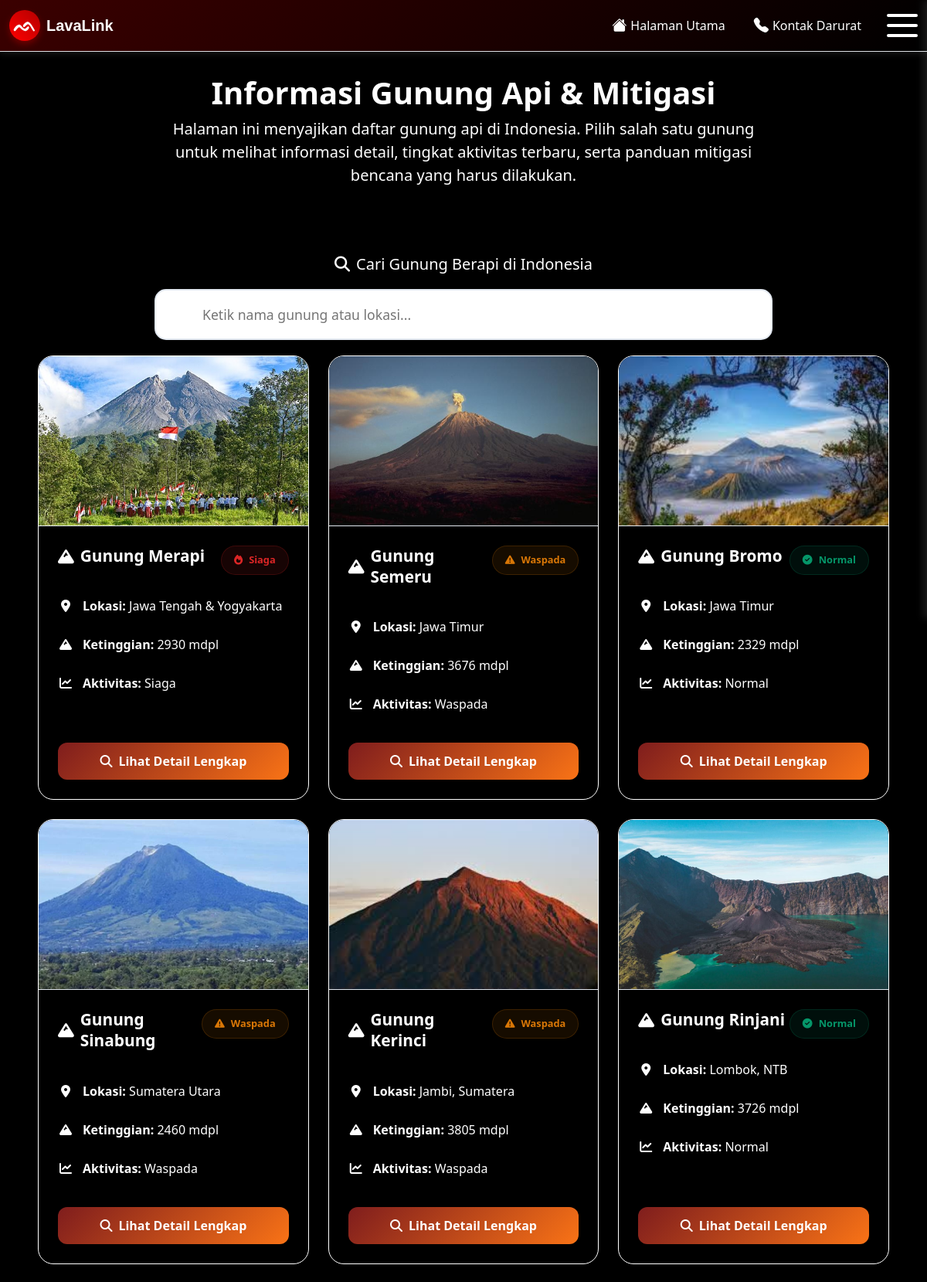
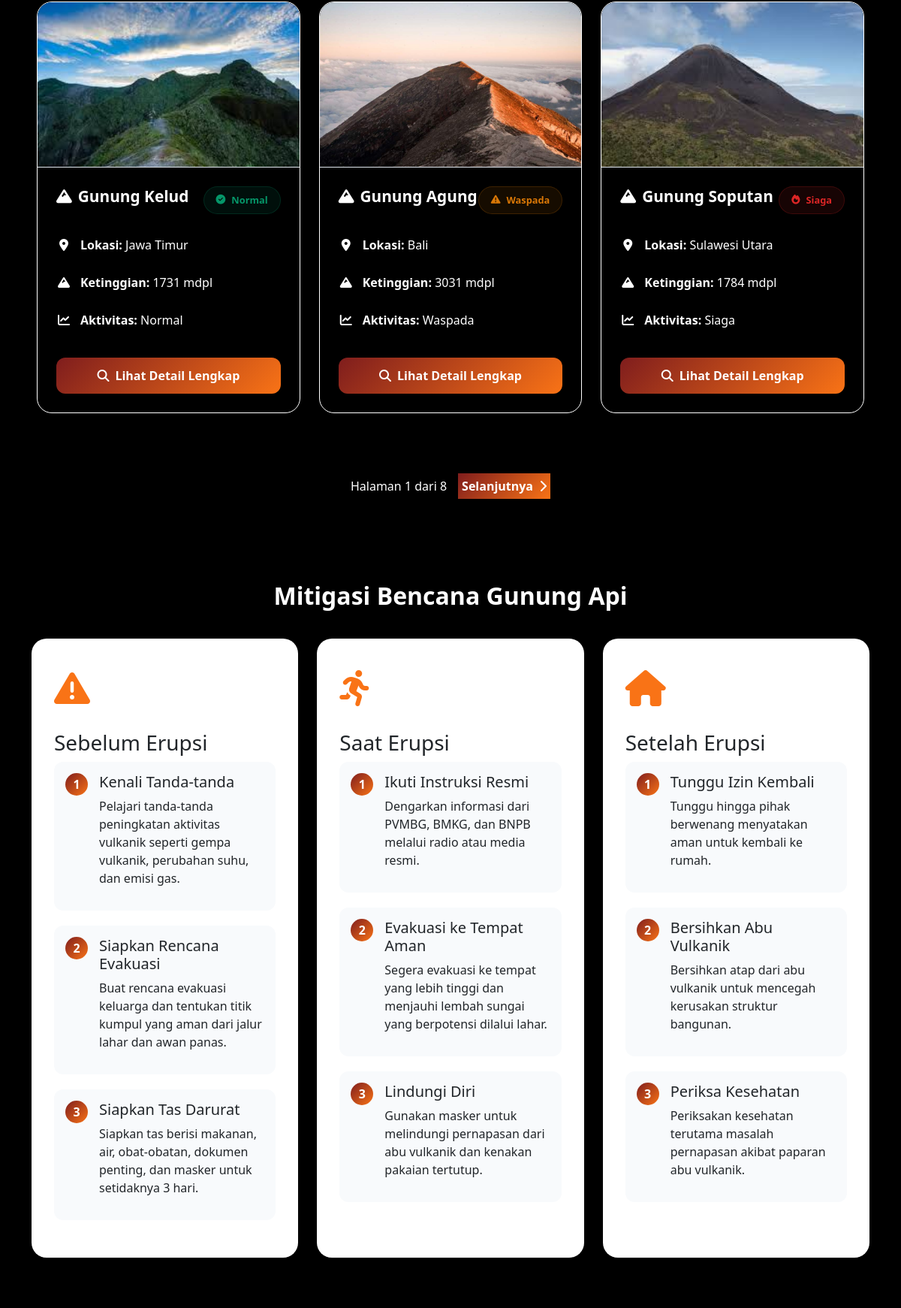
Screenshot of /info_gunung.php (upper part) with the database file from the repository (2 pictures, top to bottom).
### tables this page shows
CREATE TABLE `data_gunung` (
  `id` int(11) NOT NULL,
  `nama_gunung` varchar(100) DEFAULT NULL,
  `lokasi` varchar(100) DEFAULT NULL,
  `lat` decimal(10,6) DEFAULT NULL,
  `lon` decimal(10,6) DEFAULT NULL,
  `ketinggian` int(11) DEFAULT NULL,
  `sejarah` text DEFAULT NULL,
  `geologi` text DEFAULT NULL,
  `status` varchar(20) DEFAULT NULL,
  `rekomendasi` text DEFAULT NULL,
  `jalur_evakuasi` text DEFAULT NULL,
  `zona_merah` text DEFAULT NULL,
  `zona_kuning` text DEFAULT NULL,
  `zona_hijau` text DEFAULT NULL,
  `titik_kumpul` text DEFAULT NULL,
  `gambar` varchar(255) DEFAULT NULL,
  `tipe_gunung` varchar(50) DEFAULT NULL,
  `bentuk_gunung` varchar(50) DEFAULT NULL,
  `letusan_terakhir` varchar(100) DEFAULT NULL,
  `suhu_magma` varchar(100) DEFAULT NULL,
  `tipe_batuan` varchar(100) DEFAULT NULL,
  `mineral_dominan` varchar(100) DEFAULT NULL,
  `created_at` timestamp NOT NULL DEFAULT current_timestamp(),
  `update_at` timestamp NOT NULL DEFAULT current_timestamp() ON UPDATE current_timestamp()
);

### info_gunung.php (the view, shortened to what this page needs)
<?php include 'koneksi.php'; ?>
<!DOCTYPE html>
<html lang="id">
<head>
    <link href="https://cdn.jsdelivr.net/npm/bootstrap@5.3.0/dist/css/bootstrap.min.css" rel="stylesheet">
    <link href="https://cdnjs.cloudflare.com/ajax/libs/font-awesome/6.0.0/css/all.min.css" rel="stylesheet">
    <link rel="stylesheet" href="styles_css/informasi_gunung.css">
</head>
<body style="background-color: black;">
    <header style="z-index: 9999;">
    </header>
    <main class="content-wrapper">
        <section class="header-section text-center p-4 rounded-4 mb-5">
            <h1 class="fw-bold display-6 text-white">Informasi Gunung Api & Mitigasi</h1>
            <p class="lead mx-auto" style="max-width: 800px; color: white">
                Halaman ini menyajikan daftar gunung api di Indonesia. Pilih salah satu gunung untuk melihat informasi detail, tingkat aktivitas terbaru, serta panduan mitigasi bencana yang harus dilakukan.
            </p>
        </section>
        <section>
            <div class="card-fix">
                <div>
                    <h5 class="mb-0 text-white" style="text-align: center;"><i class="fas fa-search me-2 text-white"></i>Cari Gunung Berapi di Indonesia</h5>
                </div>
                <div class="search-input-group" style="padding-top: 20px">
                    <input type="text" id="searchInput" class="search-input" placeholder="Ketik nama gunung atau lokasi...">
                </div>
            </div>
        </section>
        <div class="volcano-grid-container">
            <div class="volcano-grid" id="volcanoGrid">
                <?php
                $limit = 9;
                $page = isset($_GET['page']) ? (int)$_GET['page'] : 1;
                $offset = ($page - 1) * $limit;
                $total_result = mysqli_query($conn, "SELECT COUNT(*) AS total FROM data_gunung");
                $total_row = mysqli_fetch_assoc($total_result);
                $total_data = $total_row['total'];
                $total_pages = ceil($total_data / $limit);
                $result = mysqli_query($conn, "SELECT * FROM data_gunung LIMIT $limit OFFSET $offset");
                while ($row = mysqli_fetch_assoc($result)) {
                    $status_class = 'tag-normal';
                    $status_icon = 'fas fa-check-circle';
                    $status_text = 'Normal';
                    if (strpos(strtolower($row['status']), 'waspada') !== false) {
                        $status_class = 'tag-waspada';
                        $status_icon = 'fas fa-exclamation-triangle';
                        $status_text = 'Waspada';
                    } elseif (strpos(strtolower($row['status']), 'siaga') !== false) {
                        $status_class = 'tag-siaga';
                        $status_icon = 'fas fa-fire';
                        $status_text = 'Siaga';
                    }
                ?>
                    <div class="volcano-card" data-name="<?php echo strtolower($row['nama_gunung']); ?>" data-location="<?php echo strtolower($row['lokasi']); ?>" data-status="<?php echo strtolower($status_text); ?>">
                        <img src="image/<?php echo $row['gambar']; ?>" class="volcano-image" alt="<?php echo $row['nama_gunung']; ?>">
                        <div class="volcano-content">
                            <div class="d-flex justify-content-between align-items-start mb-3">
                                <h3 class="volcano-name">
                                    <i class="fas fa-mountain"></i><?php echo $row['nama_gunung']; ?>
                                </h3>
                                <span class="status-tag <?php echo $status_class; ?>">
                                    <i class="<?php echo $status_icon; ?>"></i><?php echo $status_text; ?>
                                </span>
                            </div>
                            <div class="volcano-info">
                                <div class="info-item">
                                    <div class="info-icon">
                                        <i class="fas fa-map-marker-alt"></i>
                                    </div>
                                    <div>
                                        <strong>Lokasi:</strong> <?php echo $row['lokasi']; ?>
                                    </div>
                                </div>
                                <div class="info-item">
                                    <div class="info-icon">
                                        <i class="fas fa-mountain"></i>
                                    </div>
                                    <div>
                                        <strong>Ketinggian:</strong> <?php echo $row['ketinggian']; ?> mdpl
                                    </div>
                                </div>
                                <div class="info-item">
                                    <div class="info-icon">
                                        <i class="fas fa-chart-line"></i>
                                    </div>
                                    <div>
                                        <strong>Aktivitas:</strong> <?php echo $row['status']; ?>
                                    </div>
                                </div>
                            </div>
                            <a href="detail_gunung.php?id=<?php echo $row['id']; ?>" class="btn-detail">
                                <i class="fas fa-search"></i>Lihat Detail Lengkap
                            </a>
                        </div>
                    </div>
                <?php } ?>
            </div>
            <div class="pagination-container">
                <span class="pagination-info">
                    Halaman <?php echo $page; ?> dari <?php echo $total_pages; ?>
                </span>
                <?php if ($page < $total_pages): ?>
                    <a href="?page=<?php echo $page + 1; ?>" class="pagination-btn next">
                        Selanjutnya <i class="fas fa-chevron-right"></i>
                    </a>
                <?php endif; ?>
            </div>
        </div>
        <section class="mitigation-section" id="mitigation">
            <div class="container">
                <h2 class="section-title">Mitigasi Bencana Gunung Api</h2>
                <div class="mitigation-grid">
                    <div class="mitigation-card">
                        <div class="mitigation-icon">
                            <i class="fas fa-exclamation-triangle"></i>
                        </div>
                        <h3>Sebelum Erupsi</h3>
                        <div class="mitigation-step">
                            <div class="step-number">1</div>
                            <div>
                                <h5>Kenali Tanda-tanda</h5>
                                <p>Pelajari tanda-tanda peningkatan aktivitas vulkanik seperti gempa vulkanik, perubahan suhu, dan emisi gas.</p>
                            </div>
                        </div>
                        <div class="mitigation-step">
                            <div class="step-number">2</div>
                            <div>
                                <h5>Siapkan Rencana Evakuasi</h5>
                                <p>Buat rencana evakuasi keluarga dan tentukan titik kumpul yang aman dari jalur lahar dan awan panas.</p>
                            </div>
                        </div>
                        <div class="mitigation-step">
                            <div class="step-number">3</div>
                            <div>
                                <h5>Siapkan Tas Darurat</h5>
                                <p>Siapkan tas berisi makanan, air, obat-obatan, dokumen penting, dan masker untuk setidaknya 3 hari.</p>
                            </div>
                        </div>
                    </div>
                    <div class="mitigation-card">
                        <div class="mitigation-icon">
                            <i class="fas fa-running"></i>
                        </div>
                        <h3>Saat Erupsi</h3>
                        <div class="mitigation-step">
                            <div class="step-number">1</div>
                            <div>
                                <h5>Ikuti Instruksi Resmi</h5>
                                <p>Dengarkan informasi dari PVMBG, BMKG, dan BNPB melalui radio atau media resmi.</p>
                            </div>
                        </div>
                        <div class="mitigation-step">
                            <div class="step-number">2</div>
                            <div>
                                <h5>Evakuasi ke Tempat Aman</h5>
                                <p>Segera evakuasi ke tempat yang lebih tinggi dan menjauhi lembah sungai yang berpotensi dilalui lahar.</p>
                            </div>
                        </div>
                        <div class="mitigation-step">
                            <div class="step-number">3</div>
                            <div>
                                <h5>Lindungi Diri</h5>
                                <p>Gunakan masker untuk melindungi pernapasan dari abu vulkanik dan kenakan pakaian tertutup.</p>
                            </div>
                        </div>
                    </div>
                    <div class="mitigation-card">
                        <div class="mitigation-icon">
                            <i class="fas fa-home"></i>
                        </div>
                        <h3>Setelah Erupsi</h3>
                        <div class="mitigation-step">
                            <div class="step-number">1</div>
                            <div>
                                <h5>Tunggu Izin Kembali</h5>
                                <p>Tunggu hingga pihak berwenang menyatakan aman untuk kembali ke rumah.</p>
                            </div>
                        </div>
                        <div class="mitigation-step">
                            <div class="step-number">2</div>
                            <div>
                                <h5>Bersihkan Abu Vulkanik</h5>
                                <p>Bersihkan atap dari abu vulkanik untuk mencegah kerusakan struktur bangunan.</p>
                            </div>
                        </div>
                        <div class="mitigation-step">
                            <div class="step-number">3</div>
                            <div>
                                <h5>Periksa Kesehatan</h5>
                                <p>Periksakan kesehatan terutama masalah pernapasan akibat paparan abu vulkanik.</p>
                            </div>
                        </div>
                    </div>
        </section>
    </main>
    <footer>
    </footer>
</body>
</html>

### styles_css/navbar.css (style rules this page uses)
#custom-navbar { background: linear-gradient(135deg, #3b0000ff 0%, #000000ff 100%); box-shadow: 0 2px 10px rgba(255, 255, 255, 0.1); border-bottom: 1px solid #dee2e6; transition: all 0.3s ease; animation: navbarFadeIn 0.8s ease-out; position: fixed; top: 0px; z-index: 9999; }
.navbar-brand { font-family: 'Arial', sans-serif; color: #574949ff; transition: transform 0.3s ease; }
.logo-sb { background: linear-gradient(45deg, #ff0000ff, #b30000ff); color: white; font-weight: bold; font-size: 1.5rem; width: 40px; height: 40px; display: flex; align-items: center; justify-content: center; border-radius: 50%; box-shadow: 0 4px 8px rgba(255, 0, 0, 0.3); transition: all 0.3s ease; }
.icon-btn-custom { display: inline-flex; align-items: center; justify-content: center; padding: 8px 12px; margin: 0 5px; color: #ffffffff; background: transparent; border: none; border-radius: 8px; transition: all 0.3s ease; position: relative; overflow: hidden; animation: fadeInUp 0.6s ease-out; }
.icon-btn-custom::before { content: ''; position: absolute; top: 0; left: -100%; width: 100%; height: 100%; background: linear-gradient(90deg, transparent, rgba(255, 0, 0, 0.2), transparent); transition: left 0.5s ease; }
.icon-btn-custom i { font-size: 1.2rem; margin-right: 5px; }
.icon-btn-custom span { font-weight: 500; }
#burgermenu { cursor: pointer; width: 40px; height: 30px; display: flex; flex-direction: column; justify-content: space-between; z-index: 110; background-color: black; }
.line { transition: 500ms; width: 100%; height: 4px; background-color: #ffffffff; border-radius: 1rem; }

### styles_css/footer.css (style rules this page uses)
body { display: flex; flex-direction: column; overflow-x: hidden; background: #F5F7FA; min-height: 100vh; margin: 0; }
.footer { z-index: 1; --footer-background: #282828ff; --text-color: #F5F7FA; display: grid; position: relative; grid-area: footer; min-height: 12rem; }

### rows the page displays
data_gunung: gambar (picture), nama_gunung "Gunung Merapi", status "Siaga", lokasi "Jawa Tengah & Yogyakarta", ketinggian "2930"
data_gunung: gambar (picture), nama_gunung "Gunung Semeru", status "Waspada", lokasi "Jawa Timur", ketinggian "3676"
data_gunung: gambar (picture), nama_gunung "Gunung Bromo", status_text "Normal", lokasi "Jawa Timur", ketinggian "2329", status "Normal"
data_gunung: gambar (picture), nama_gunung "Gunung Sinabung", status "Waspada", lokasi "Sumatera Utara", ketinggian "2460"
data_gunung: gambar (picture), nama_gunung "Gunung Kerinci", status "Waspada", lokasi "Jambi, Sumatera", ketinggian "3805"
data_gunung: gambar (picture), nama_gunung "Gunung Rinjani", status_text "Normal", lokasi "Lombok, NTB", ketinggian "3726", status "Normal"
data_gunung: gambar (picture), nama_gunung "Gunung Kelud", status_text "Normal", lokasi "Jawa Timur", ketinggian "1731", status "Normal"
data_gunung: gambar (picture), nama_gunung "Gunung Agung", status "Waspada", lokasi "Bali", ketinggian "3031"
data_gunung: gambar (picture), nama_gunung "Gunung Soputan", status "Siaga", lokasi "Sulawesi Utara", ketinggian "1784"

### other values shown
$page "1"
$total_pages "8"
